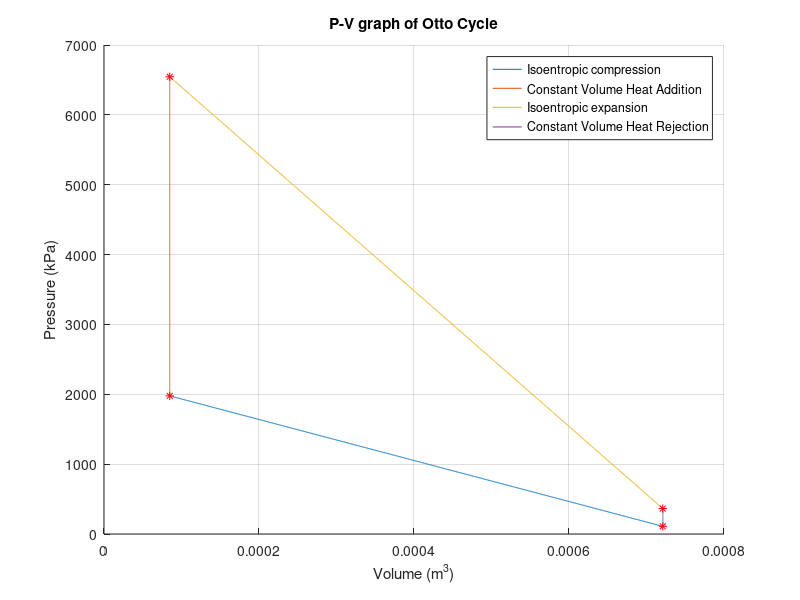

Write MATLAB code to recreate this figure. (Note: this script raises an error after producing the figure.)
k = 1.35;
P1 = 110; % (kPa)
T1 = 400; % (K)
T3 = 2800; % (K)
bore = 0.09; % (m) 
stroke = 0.1; % (m)
crl = 0.14; % (m)
CR = 8.5;

V_swept = pi/4*bore^2*stroke;
V_clearance = V_swept/(CR-1);
V1 = V_swept+V_clearance;

% The process 1 --> 2 is adiabatic (isoentropic compression)
V2 = V_clearance;
P2 = P1*(CR^k);
T2 = T1*(CR^(k-1));
% The process 2 --> 3 is constant volume
V3 = V2;
P3 = T3*P2/T2;
% The process 3 --> 4 is adiabatic (isoentropic expansion)
V4 = V1;
P4 = P3*(V3/V4)^k;
T4 = T3*(V3/V4)^(k-1);
% Thermal efficiency of Otto Cycle is given by: 1-1/(CR^(k-1))
n = 1-1/(CR^(k-1));
% P-V graph for Otto Cycle
hold on;
figure (1)
plot(linspace(V1,V2,1000),linspace(P1,P2,1000));
plot(linspace(V2,V3,1000),linspace(P2,P3,1000));
plot(linspace(V3,V4,1000),linspace(P3,P4,1000));
plot(linspace(V4,V1,1000),linspace(P4,P1,1000));
plot(V1,P1,'*','color','r')
plot(V2,P2,'*','color','r')
plot(V3,P3,'*','color','r')
plot(V4,P4,'*','color','r')
legend("Isoentropic compression","Constant Volume Heat Addition","Isoentropic expansion","Constant Volume Heat Rejection")
title("P-V graph of Otto Cycle")
xlabel("Volume (m^3)")
ylabel("Pressure (kPa)")
grid on
hold off;

constant_c = P1*V1^k;
V_compression = piston_kinematics(bore,stroke,crl,CR,180,0);
P_compression = constant_c./V_compression.^k;
constant_c = P3*V3^k;
V_expansion = piston_kinematics(bore,stroke,crl,CR,180,360);
P_expansion = constant_c./V_expansion.^k;
figure
hold on
grid on
plot(V_compression,P_compression,'linewidth',1.5,'color', 'c')
plot(V_expansion,P_expansion,'linewidth',1.5,'color', 'c' )
plot([V2 V3],[P2 P3],'linewidth',1.5,'color', 'g')
plot([V4 V1],[P4 P1],'linewidth',1.5,'color', 'g')
plot(V1,P1,'*','color','r')
plot(V2,P2,'*','color','r')
plot(V3,P3,'*','color','r')
plot(V4,P4,'*','color','r')
xlabel('Volume (m^3)')
ylabel('Pressure (kPa)')
legend("Isoentropic compression","Constant Volume Heat Addition","Isoentropic expansion","Constant Volume Heat Rejection")
title("P-V graph for Otto Cycle")

% Additional Task:
x = linspace(1,25,1000);
y = 1 - x.^(1-k);
figure
plot(x,y);
title("Thermal Efficiency v/s Compression Ratio")
xlabel("Compression Ratio")
ylabel("Thermal Efficiency of Otto Cycle")
hold on;
x_points = [7,9,11];
y_points = 1-x_points.^(1-k);
plot(x_points,y_points,'ro');
hold off;
grid on